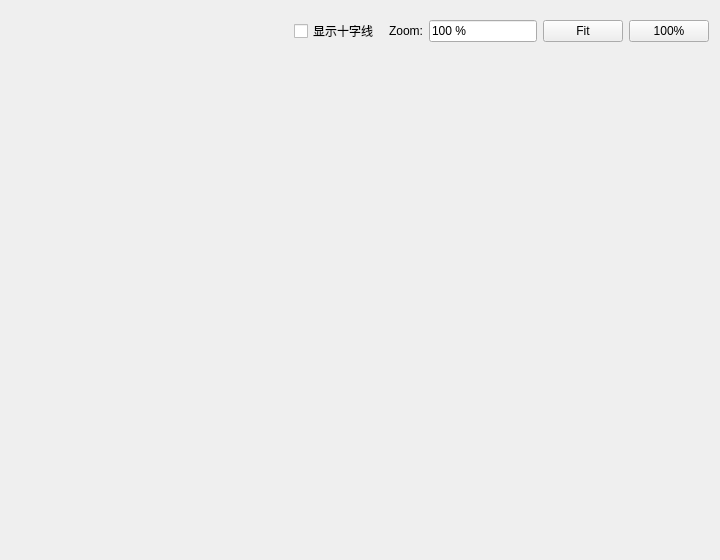
<?xml version="1.0" encoding="UTF-8"?>
<ui version="4.0">
 <class>ImageWidget</class>
 <widget class="QWidget" name="ImageWidget">
  <property name="geometry">
   <rect>
    <x>0</x>
    <y>0</y>
    <width>720</width>
    <height>560</height>
   </rect>
  </property>
  <property name="windowTitle">
   <string>Form</string>
  </property>
  <layout class="QVBoxLayout" name="verticalLayout">
   <item>
    <layout class="QHBoxLayout" name="horizontalLayout_7">
     <item>
      <spacer name="horizontalSpacer_6">
       <property name="orientation">
        <enum>Qt::Horizontal</enum>
       </property>
       <property name="sizeHint" stdset="0">
        <size>
         <width>20</width>
         <height>40</height>
        </size>
       </property>
      </spacer>
     </item>
     <item>
      <widget class="QCheckBox" name="checkBoxShowCross">
       <property name="text">
        <string>显示十字线 </string>
       </property>
      </widget>
     </item>
     <item>
      <widget class="QLabel" name="label_3">
       <property name="text">
        <string>Zoom:</string>
       </property>
      </widget>
     </item>
     <item>
      <widget class="QLineEdit" name="lineEditZoom">
       <property name="sizePolicy">
        <sizepolicy hsizetype="Preferred" vsizetype="Fixed">
         <horstretch>0</horstretch>
         <verstretch>0</verstretch>
        </sizepolicy>
       </property>
       <property name="text">
        <string>100 %</string>
       </property>
      </widget>
     </item>
     <item>
      <widget class="QPushButton" name="pushButtonFit">
       <property name="text">
        <string>Fit</string>
       </property>
      </widget>
     </item>
     <item>
      <widget class="QPushButton" name="pushButtonZoomNormal">
       <property name="text">
        <string>100%</string>
       </property>
      </widget>
     </item>
    </layout>
   </item>
   <item>
    <widget class="QImageView" name="graphicsViewImage" native="true">
     <property name="minimumSize">
      <size>
       <width>480</width>
       <height>320</height>
      </size>
     </property>
    </widget>
   </item>
  </layout>
 </widget>
 <customwidgets>
  <customwidget>
   <class>QImageView</class>
   <extends>QWidget</extends>
   <header>qimageview.h</header>
  </customwidget>
 </customwidgets>
 <resources/>
 <connections/>
</ui>
